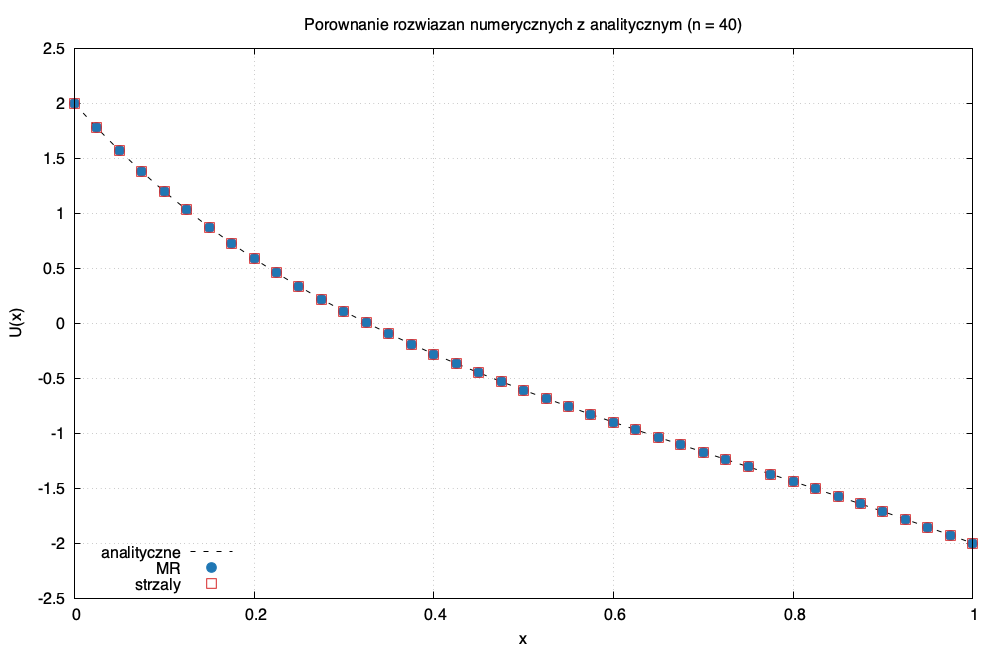

Generate this figure with gnuplot:
set terminal pngcairo size 1000,650 font "sans,12"
set output "porownanie.png"
set title "Porownanie rozwiazan numerycznych z analitycznym (n = 40)"
set xlabel "x"
set ylabel "U(x)"
set xrange [0:1]
set grid
set key bottom left
plot "rozwiazanie.dat" u 1:2 w l  lw 1 dt 2 lc rgb "black"    t "analityczne", \
     ""               u 1:3 w p  pt 7 ps 1.6 lc rgb "#1f77b4" t "MR",          \
     ""               u 1:4 w p  pt 4 ps 1.6 lc rgb "#d62728" t "strzaly"
